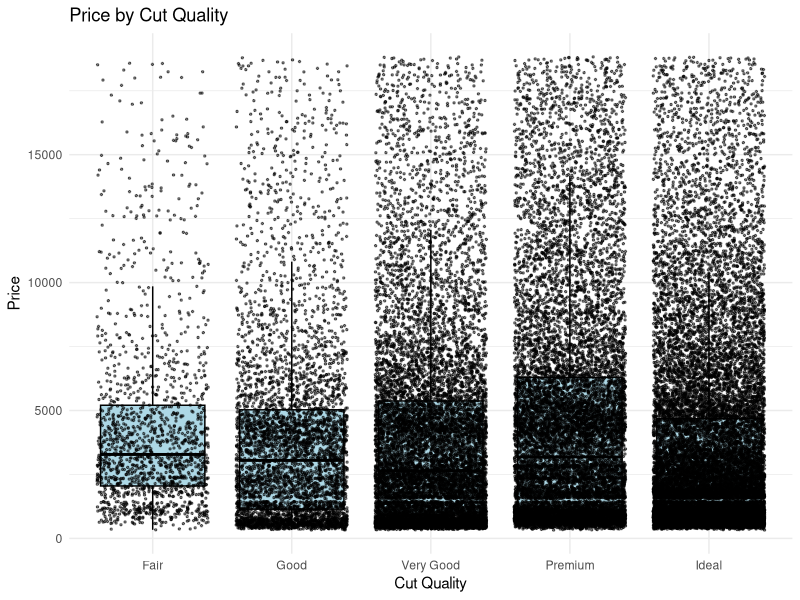

R code for this plot:
# Load necessary libraries
library(ggplot2)

# Load the diamonds dataset
data(diamonds)

# Create the plot
ggplot(diamonds, aes(x = cut, y = price)) +
  geom_boxplot(outlier.shape = NA, fill = "lightblue", color = "black") +
  geom_jitter(alpha = 0.5, color = "black", size = 0.5) +
  labs(title = "Price by Cut Quality", x = "Cut Quality", y = "Price") +
  theme_minimal()
